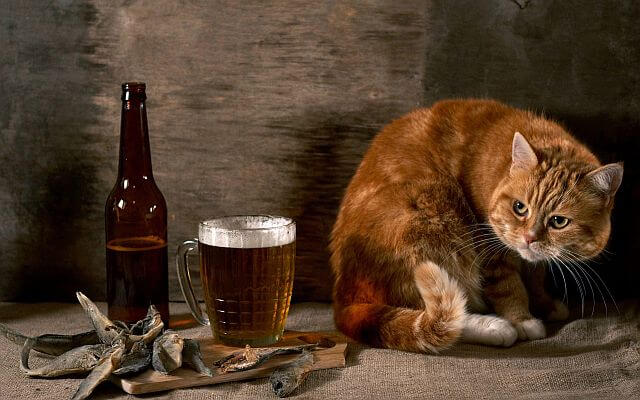
#> input picture Code24/forensics2/download.jpg, 640 x 400 px, given in place of in.gif, which was not available
$ python track.py
#> lines starting #> are read from the running program, lines starting #| are printed output that depends on the picture; pictures that were not available may be replaced by others from this repository, and a replacement may not be noted
import cv2
import numpy as np
from PIL import Image, ImageDraw

# Function to extract frames from a GIF
def extract_frames(gif_path):
#> called with gif_path = 'in.gif'
    gif = Image.open(gif_path)
#> gif is the input picture: PIL image 640x400 RGB; mean R, G, B 82.7, 60.6, 42.5
    frames = []
    while True:
        frame = gif.copy()
        frames.append(frame)
        try:
            gif.seek(gif.tell() + 1)
        except EOFError:
            break
#> after the loop, frames = 1 item
    return frames

# Function to detect the object in each frame
# Function to detect the object in each frame
def detect_object_position(frames):
    positions = []  # To store the positions (x, y) of the object
    prev_frame = None

    for frame in frames:
        # Ensure the frame is in RGB format (drop alpha channel if necessary)
        frame = frame.convert('RGB')
        frame_cv = np.array(frame)  # Convert PIL image to OpenCV format
        gray = cv2.cvtColor(frame_cv, cv2.COLOR_RGB2GRAY)  # Convert to grayscale

        if prev_frame is None:
            prev_frame = gray
            continue

        # Find the difference between the current and previous frame
        diff = cv2.absdiff(gray, prev_frame)

        # Threshold the difference to find the moving object
        _, thresh = cv2.threshold(diff, 50, 255, cv2.THRESH_BINARY)

        # Find contours to detect the object
        contours, _ = cv2.findContours(thresh, cv2.RETR_EXTERNAL, cv2.CHAIN_APPROX_SIMPLE)

        if contours:
            # Assuming the largest contour is the object
            largest_contour = max(contours, key=cv2.contourArea)
            M = cv2.moments(largest_contour)

            if M["m00"] != 0:
                cx = int(M["m10"] / M["m00"])
                cy = int(M["m01"] / M["m00"])
                positions.append((cx, cy))

        prev_frame = gray

    return positions

# Function to create a PNG image with the object's path
def draw_path_on_image(positions, output_path):
    # Create a blank white image (PNG)
    img_width = 800  # You can adjust this based on the size of the GIF
    img_height = 600
    path_image = Image.new("RGB", (img_width, img_height), (255, 255, 255))
    draw = ImageDraw.Draw(path_image)

    # Draw the path (as a red line connecting the positions)
    for i in range(1, len(positions)):
        draw.line([positions[i-1], positions[i]], fill="red", width=2)

    # Save the final image
    path_image.save(output_path)

# Example usage
gif_path = 'in.gif'  # Replace with the path to your GIF
output_path = 'object_path.png'    # The path where the PNG will be saved

frames = extract_frames(gif_path)        # Extract frames from the GIF
#> frames = 1 item
positions = detect_object_position(frames)  # Track the object and get positions
#> the loop in detect_object_position, `for frame in frames:` made 1 pass
#> pass 1, in detect_object_position, `gray = cv2.cvtColor(frame_cv, cv2.COLOR_RGB2GRAY)`:
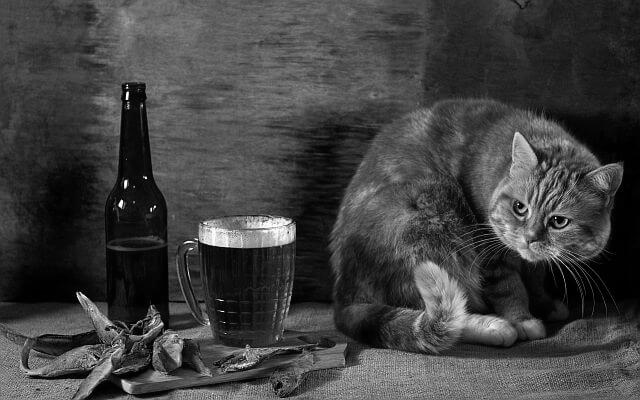
#> gray: shape (400, 640); min 0, max 255, mean 65.1
#> after the loop in detect_object_position, `for frame in frames:`: positions = []
#> positions = []
draw_path_on_image(positions, output_path)  # Draw the path and save as PNG
#> in draw_path_on_image, `path_image = Image.new("RGB", (img_width, img_height), (255, 255, 255))`: path_image: PIL image 800x600 RGB; every value is 255

$ run again, on HackTheBox/Interdimensional_Internet/img/debug.jpg
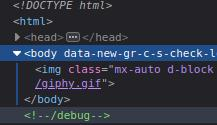
#> input picture HackTheBox/Interdimensional_Internet/img/debug.jpg, 217 x 125 px, given in place of in.gif, which was not available
#> in extract_frames, gif is the input picture: PIL image 217x125 RGB; mean R, G, B 45.5, 51.2, 64.6
#> after the loop in extract_frames, `while True:`: frames = 1 item
#> the loop in detect_object_position, `for frame in frames:` made 1 pass
#> pass 1, in detect_object_position, `gray = cv2.cvtColor(frame_cv, cv2.COLOR_RGB2GRAY)`:
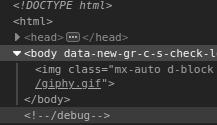
#> gray: shape (125, 217); min 0, max 252, mean 51
#> after the loop in detect_object_position, `for frame in frames:`: positions = []
#> path_image: PIL image 800x600 RGB; every value is 255
